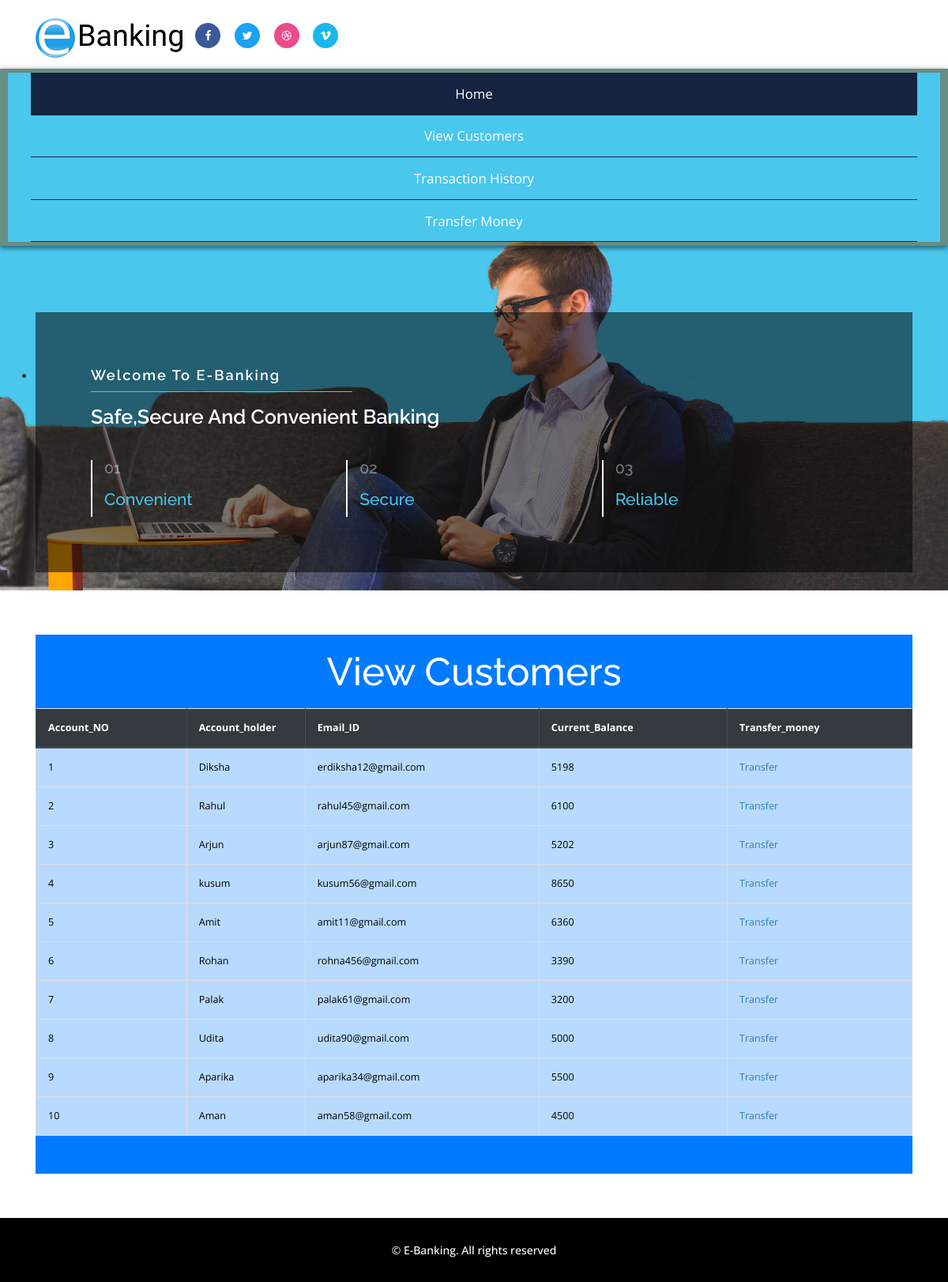
Screenshot of /viewall with the database file from the repository.
### user/models.py (models this page shows)
class Customers(models.Model):
    Account_holder=models.CharField(max_length=225)
    Email_ID=models.CharField(max_length=225)
    Current_Balance=models.IntegerField()

### user/views.py (the view)
def viewall(request):
    data=Customers.objects.all()
    return render(request,"viewall.html",{"data":data})

### user/templates/viewall.html (shortened to what this page needs)
{% extends 'index.html' %}
{% load static %}
{% block content %}
<div class="home-about w3ls-section ">
    <div class="container ">
        <div class="w3ls-about agile-section text-dark">
                <div class="w3-agileits-about-grids bg-primary ">
                    <div class="col-md-12 col-sm-12 col-xs-12 agileits-title bg-primary text-dark">
                        <h3 class="text-white">View Customers </h3>
                    </div>
        <div class=" about-bottom text-dark">
            <form action="{% url 'viewall' %}" method="post">
                <table class="table table-bordered table-primary table-hover " >
                    <thead class="thead-dark">
                    <tr>
                        <th height="25px">Account_NO</th>
                        <th width="150px">Account_holder</th>
                        <th >Email_ID</th>
                        <th>Current_Balance</th>
                        <th>Transfer_money</th>
                    </tr>
                    </thead>
                {% for i in data %}
                    <tr>
                        <td style="color: black;">{{ i.id }}</td>
                        <td style="color: black;">{{ i.Account_holder }}</td>
                        <td style="color: black;">{{ i.Email_ID }}</td>
                        <td style="color: black;">{{ i.Current_Balance }}</td>
                        <td><a href="{% url 'transfer' %}">Transfer</a></td>
                    </tr>
                {% endfor %}
                </table>
            </form>
    </div>
    </div>
    </div>
    </div>
</div>
{% endblock %}

### user/templates/index.html (shortened to what this page needs)
{% load static %}
<!DOCTYPE html>
<html lang="en">
<head>
<link rel="stylesheet" href="https://stackpath.bootstrapcdn.com/bootstrap/4.4.1/css/bootstrap.min.css">
<link href="{% static 'css/bootstrap.css' %}" type="text/css" rel="stylesheet" media="all">
<link href="{% static 'css/style.css' %}" type="text/css" rel="stylesheet" media="all">
<link href="{% static 'css/font-awesome.css' %}" rel="stylesheet">
</head>
<body>
	<div class="headerw3-agile">
		<div class="header-w3mdl">
			<div class="container">
				<div class="agileits-logo navbar-left">
					<h1><a href="{% url 'index' %}"><img src="{% static 'images/e.png' %}" alt="logo"/>Banking</a></h1>
				</div>
				<div class="agileits-hdright nav navbar-nav">
					<div class="agile_social_banner">
						<ul class="agileits_social_list">
							<li><a href="#" class="w3_agile_facebook"><i class="fa fa-facebook" aria-hidden="true"></i></a></li>
							<li><a href="#" class="agile_twitter"><i class="fa fa-twitter" aria-hidden="true"></i></a></li>
							<li><a href="#" class="w3_agile_dribble"><i class="fa fa-dribbble" aria-hidden="true"></i></a></li>
							<li><a href="#" class="w3_agile_vimeo"><i class="fa fa-vimeo" aria-hidden="true"></i></a></li>
						</ul>
					</div>
				</div>
				<div class="clearfix"> </div>
			</div>
		</div>
	</div>
	<div class="banner">
		<div class="header-nav">
			<nav class="navbar navbar-default">
				<div class="collapse navbar-collapse" id="bs-example-navbar-collapse-1">
					<ul class="nav navbar-nav">
						<li><a href="{% url 'index' %}" class="active">Home</a></li>
						<li><a href="{% url 'viewall' %}" class="">View Customers</a></li>
						<li><a href="{% url 'transaction' %}" class="">Transaction History</a></li>
						<li><a href="{% url 'transfer' %}" class="">Transfer Money</a></li>
					</ul>
				</div>
			</nav>
		</div>
		<div class="container">
			<div class="banner-text agileits-w3layouts">
				<div  id="top" class="callbacks_container">
					<ul >
						<li>
							<div class="banner-textagileinfo">
								<h6>Welcome To E-Banking</h6>
								<h3>Safe,secure and convenient banking</h3>
								<div class="agileits-banner-bot">
									<div class="col-md-4 col-sm-4 col-xs-4 w3l-bb-grid1">
										<h5>01</h5>
										<h4>convenient</h4>
									</div>
									<div class="col-md-4 col-sm-4 col-xs-4 w3l-bb-grid1">
										<h5>02</h5>
										<h4>secure</h4>
									</div>
									<div class="col-md-4 col-sm-4 col-xs-4 w3l-bb-grid1">
										<h5>03</h5>
										<h4>reliable</h4>
									</div>
									<div class="clearfix"></div>
								</div>
							</div>
						</li>
					</ul>
				</div>
			</div>
		 </div>
	</div>
{% block content %}
{% endblock %}
<div class="w3_agile-copyright text-center">
		<p>©  E-Banking. All rights reserved </p>
	</div>
</body>
</html>

### rows the page displays
Customers: id "1", Account_holder "Diksha", Email_ID "erdiksha12@gmail.com", Current_Balance "5198"
Customers: id "2", Account_holder "Rahul", Email_ID "rahul45@gmail.com", Current_Balance "6100"
Customers: id "3", Account_holder "Arjun", Email_ID "arjun87@gmail.com", Current_Balance "5202"
Customers: id "4", Account_holder "kusum", Email_ID "kusum56@gmail.com", Current_Balance "8650"
Customers: id "5", Account_holder "Amit", Email_ID "amit11@gmail.com", Current_Balance "6360"
Customers: id "6", Account_holder "Rohan", Email_ID "rohna456@gmail.com", Current_Balance "3390"
Customers: id "7", Account_holder "Palak", Email_ID "palak61@gmail.com", Current_Balance "3200"
Customers: id "8", Account_holder "Udita", Email_ID "udita90@gmail.com", Current_Balance "5000"
Customers: id "9", Account_holder "Aparika", Email_ID "aparika34@gmail.com", Current_Balance "5500"
Customers: id "10", Account_holder "Aman", Email_ID "aman58@gmail.com", Current_Balance "4500"
